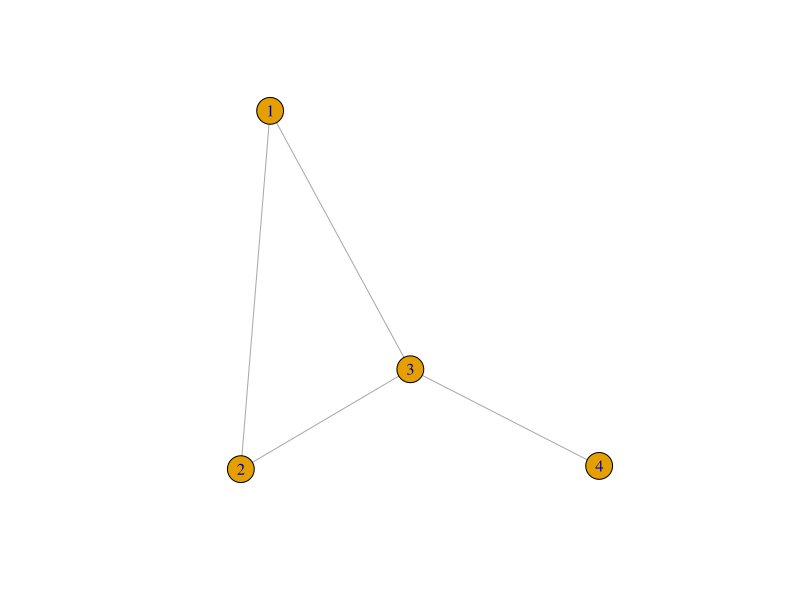
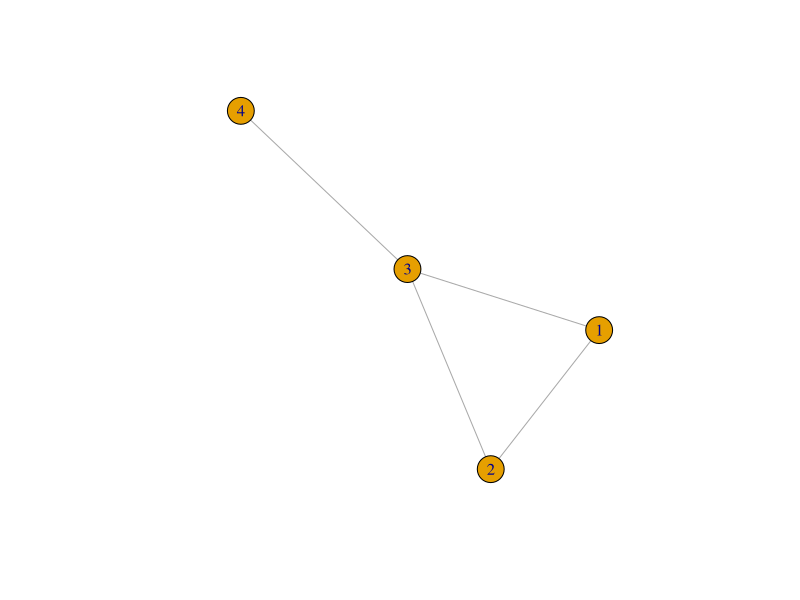
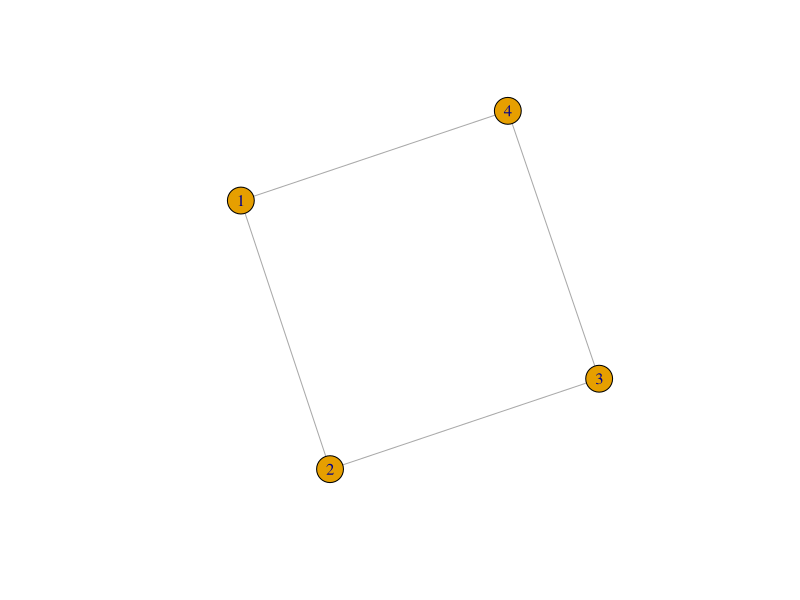
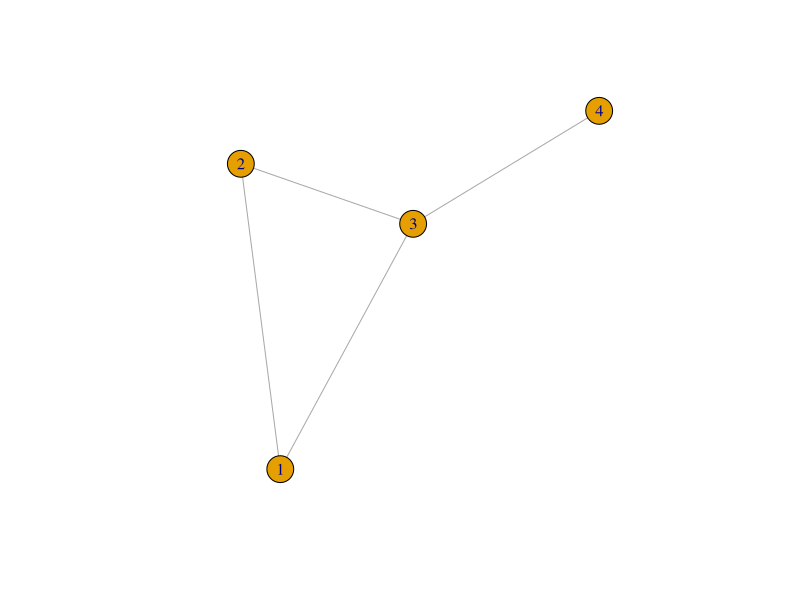
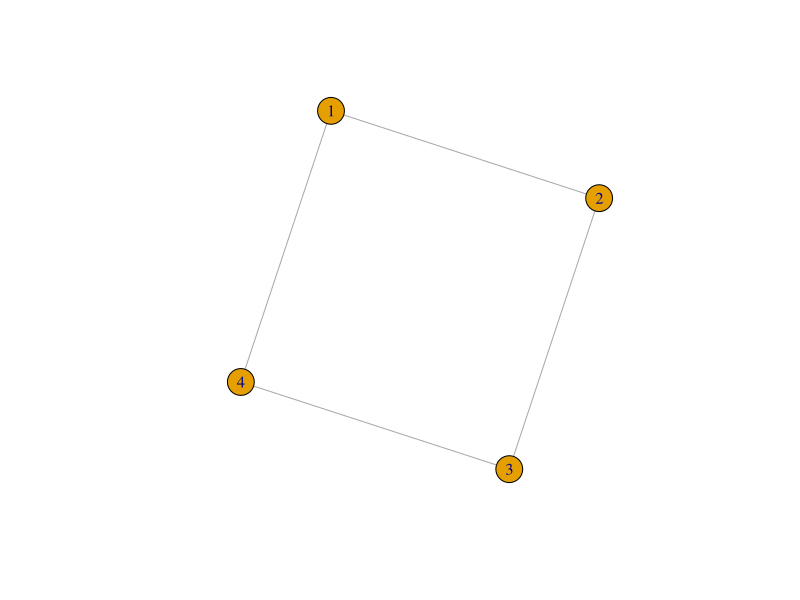
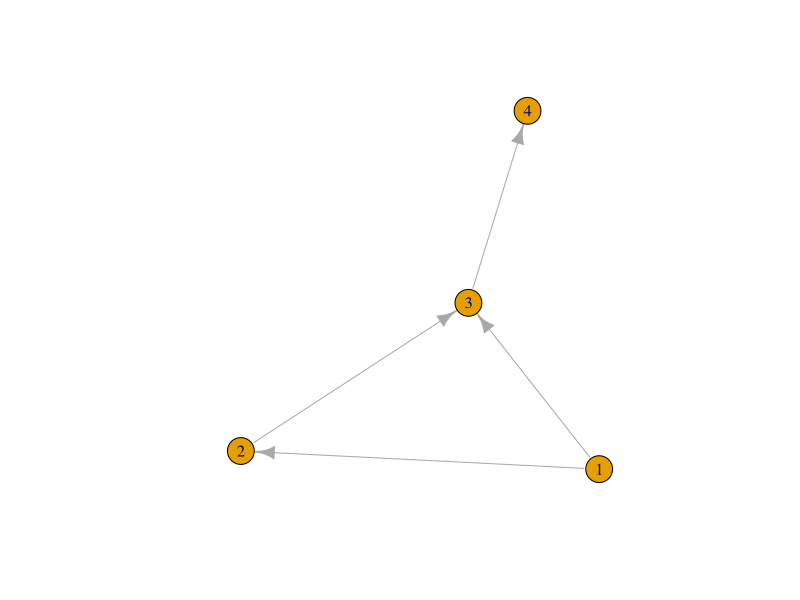
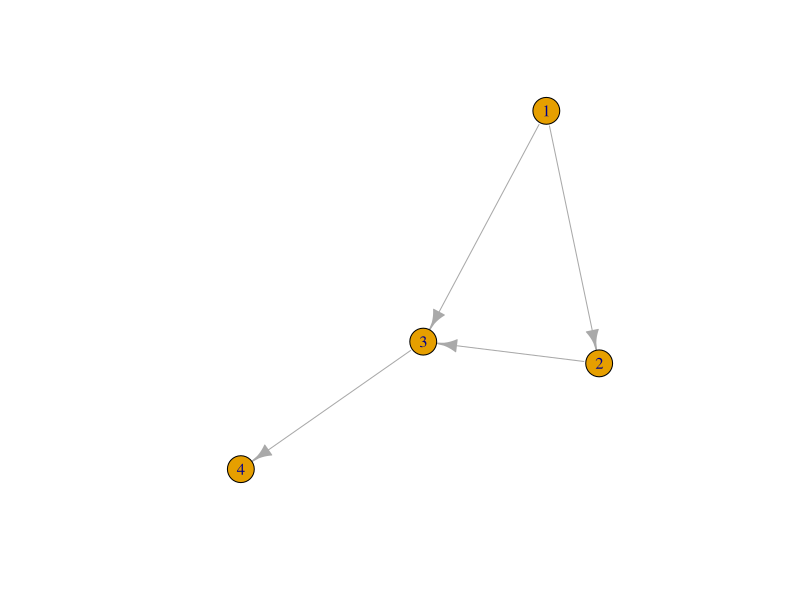

R code for these plots, in order: (Note: this script raises an error after producing the figures.)
###############################################################################
#                     Introduction to iGraph: Practical 0                     #
###############################################################################

while (!require(igraph)) install.packages("igraph")

########## 1 - Creating iGraph objects  #######################################
# igraph is built around working with igraph objects, which are typically built
# from "edgelists" or "adjacency matrices".
#
# An edge list is a N x 2 matrix, where each row-pair corresponds to an edge
?graph_from_edgelist

# make an edge list - we're (r=row)binding together a series of vertex pairs
el <- rbind(c(1,2),c(1,3),c(2,3),c(3,4))
# use it to make an igraph object
ig <- graph_from_edgelist(el, directed = FALSE)
# view that object
plot(ig)

# a) What happens if you change the order of the elements in the assignment
# of `el` - i.e. swap c(1,2) and c(1,3)?  Or change c(1,2) to c(2,1)?
# Note, the graph will almost certainly *look* different; check the
# the edges and vertices in detail.
# Answer:
# You might see the graph change orientation, or perhaps have nodes in
# the triangle be "flipped", but in fact these graphs are still isomorphic
# see ?isomorphic for more detail
el <- rbind(c(1,3),c(2,3),c(1,2),c(3,4))
ig <- graph_from_edgelist(el, directed = FALSE)
plot(ig)

# b) Change something about the pairs in `el` such that there will be a
# meaningful change when you `plot(ig)`
# Answer:
# We can easily break up the triangle and instead create a square,
# by having 1-4 linked instead of 1-3; there's another interesting
# isomorphism question here - since the labels don't really matter
# i.e. 1-2-3 triangle + 4 linked of any of the vertices is really the same
# graph - how many different graphs can you create with 4 edges + 4 vertices?
el <- rbind(c(1,4),c(2,3),c(1,2),c(3,4))
ig <- graph_from_edgelist(el, directed = FALSE)
plot(ig)

# While an edge provides a series of this vertex->that vertex, an adjacency matrix
# has rows and columns correspond to vertices, and then 0 or 1 entry corresponding abscence
# or presence of an edge

# to make the same plot we made earlier...
# construct an empty matrix
al <- matrix(0, nrow=4, ncol = 4)
# connect the same vertices
al[1,2] <- al[1,3] <- al[2,3] <- al[3,4] <- 1
ig <- graph_from_adjacency_matrix(al, mode = "undirected")
plot(ig)
# advanced aside: we can also use slice assignment here:
# el <- rbind(c(1,2),c(1,3),c(2,3),c(3,4))
# al[el] <- 1 # the same as al[1,2] <- al[1,3] <- ... <- 1

# c) Create `al` such that it produces the same plot as the different `el` you created
# for (b).
# Answer: This remakes the square.
al <- matrix(0, nrow=4, ncol = 4)
al[1,2] <- al[1,4] <- al[2,3] <- al[3,4] <- 1
ig <- graph_from_adjacency_matrix(al, mode = "undirected")
plot(ig)


# Advanced aside: you may have noticed the arguments `directed = FALSE` and
# `mode = "undirected`.  We have only talked about undirected graphs so far,
# but directed graphs can also be useful. In a directed graph,
# edges go *from* one vertex *to* another.  Feel free to try making them now,
# but for the rest of the exercises we will only be using *undirected* graphs

# directed options
el <- rbind(c(1,2),c(1,3),c(2,3),c(3,4))
ig <- graph_from_edgelist(el)
plot(ig)
al <- matrix(0, nrow=4, ncol = 4)
al[el] <- 1
ig <- graph_from_adjacency_matrix(al)
plot(ig)

# You can of course store and read in graphs in various formats
write_graph(ig, file = "example.csv", format = "edgelist")
# though pay attention to the directed-ness when reading in from edgelists
ig2 <- read_graph(file = "example.csv", format = "edgelist")
ig3 <- read_graph(file = "example.csv", format = "edgelist", directed = FALSE)
# d) Try out the "edgelist", "graphml", and "dot" formats, so you can recognize which is which.
# Describe the differences.
# Answer:
write_graph(ig, file = "example_d.gml", format = "gml")
write_graph(as.undirected(ig), file = "example_u.gml", format = "gml")
ig4 <- read_graph(file = "example_d.gml", format = "gml")
ig5 <- read_graph(file = "example_u.gml", format = "gml")
write_graph(ig, file = "example_d.dot", format = "dot")
write_graph(as.undirected(ig), file = "example_u.dot", format = "dot")
# note: these don't actually work! igraph only supports exporting in dot format
# not reading it back in
ig6 <- read_graph(file = "example_d.dot", format = "dot")
ig7 <- read_graph(file = "example_u.dot", format = "dot")

########## 2 - Better ways of Creating iGraph objects  ########################
# igraph also provides constructors for archetypal graphs:
ig.star <- make_star(5, mode = "undirected")
plot(ig.star)
ig.ring <- make_ring(5)
plot(ig.ring)

# and you can do things like add those together:
ig.combo <- ig.star + ig.ring

# a) What do you expect `ig.combo` looks like plotted?
# Answer:
# Either it was going to merge the graphs, or have two disconnected
# components; in this case it's disconnected components


# Let's try it:
plot(ig.combo)

# that plot is probably one of (1) exactly what you expected and (2) the opposite
# To get the other (whichever it was for you), you can do something like:
ig.combo <- graph.union(ig.star, ig.ring)
plot(ig.combo)

# b) Try some of the other `make_...` functions.
# What are `make_lattice`, `make_full_graph`, `make_tree` graphs like?
# Which one do you think will be relevant to the Reed-Frost SIR model?
# Answer:
igl2 <- make_lattice(c(1, 4, 4))
plot(igl2)
igl3 <- make_lattice(c(3, 4, 4))
plot(igl3)
igfg <- make_full_graph(8)
plot(igfg)
igtree <- make_tree(16)
plot(igtree)

# Finally, you can create new graphs using `-` and `+` operators;
# note that these operations do *not* change the underlying graph
# unless you reassign the results
ig.combo - edge("1|4")
plot(ig.combo)
ig.combo <- ig.combo - edge("1|4")
plot(ig.combo)

########## 3 - Manipulating iGraph objects  ###################################
# igraph also a variety of ways to interact with edges and vertices

ig.ref <- make_tree(21, mode = "undirected")
plot(ig.ref)

# igraph provides two useful ways to interact with edges and vertices:
V(ig.ref)
E(ig.ref)

# a) How many vertices are there? How many edges?
# Answer:
# 20 vertices
# 19 edges


# You can also use `E` and `V` to assign properties
E(ig.ref)$color <- c("red", "green")
V(ig.ref)$color <- "blue"
plot(ig.ref)
V(ig.ref)$color[c(5,10,15,20)] <- "purple"
plot(ig.ref)

# There are several specific properties associated with plotting; `?plot.igraph`
# for more detail.  But these properties can be anything, such as vaccine status:

ig.grid <- make_lattice(length=10, dim=2)
V(ig.grid)$color <- "yellow"
plot(ig.grid)
V(ig.grid)$vax_status <- "unvaccinated"
V(ig.grid)$vax_status[seq(1,100,by=11)] <- "vaccinated"

# and those properties can be used to filter the graph for other purposes:

V(ig.grid)[vax_status == "vaccinated"]$color <- "blue"

# b) The previous `plot(ig.grid)` appeared as a yellow square; what will
# setting the 1, 12, 23, ..., 100 vertices to blue do? (i.e, V(ig.grid)[vax_status == "vaccinated"]$color <- "blue")
# Answer:
# it creates a diagonal partition

# Check your answer
plot(ig.grid)

# We can use a similar approach for edge properties:
E(ig.grid)$transmissible <- TRUE # ...initially make all edges transmissible
# there are special functions for selecting edges based on vertices and
# vice versa; use `.inc` (one such function) to make the connections to vaccinated individuals
# non-transmissible
E(ig.grid)[.inc( # get incident edges to...
  V(ig.grid)[vax_status == "vaccinated"] # all vertices with a particular vax_status
)]$transmissible <- FALSE # and set their property `transmissible` to FALSE

# c) you will probably need to use these special functions in the next
# practicals.  Read ?`igraph-es-indexing` and ?`igraph-vs-indexing`.
# List the special filtering functions with a short description of what
# they do.
# Answer:
# For edges, there is .inc, .from, and .to which let you filter edges based on associated vertices
# .inc matches edges associated with vertices at either end, .from only vertices that are edge sources,
# .to only vertices the edge targets
# the %--%, %->%, and %<-% operators do the same tasks, but for matching both end vertices at once
# For vertices, there's also .inc, .from, and .to functions, but they work by taking a series of edges
# and returning the vertices (that those edges are incident on, from, or to, respectively)
# vertices can also be looked up by their vertex neighbors with .nei (and specializations .innei, .outnei).

# Read these outputs to see how `ig.grid` has changed
E(ig.grid)$transmissible
E(ig.grid)[transmissible == FALSE]
V(ig.grid)[vax_status == "vaccinated"]
V(ig.grid)[vax_status == "unvaccinated"]

# Let's use these properties to show how our model targetted vaccine
# campaign has partitioned the network
E(ig.grid)$color <- "red"
E(ig.grid)[transmissible == FALSE]$color <- "blue"
plot(ig.grid)

# recalling to earlier in warmup, we could also simply delete edges
# based on these properties:
plot(ig.grid - E(ig.grid)[transmissible == FALSE])
